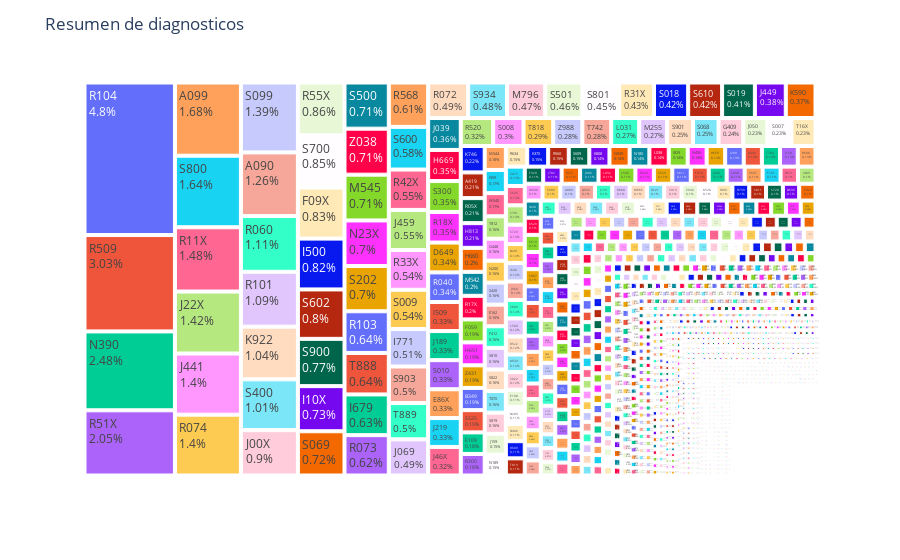

Write notebook code for a chart like this one.
### Markdown cell above
## Diagnostico

### Code cell
diagnosticos_total = (pd.concat([data['Dx Principal Cod'], 
                          data['Dx Relacionado1 Cod'], 
                          data['Dx Relacionado2 Cod '],
                          data['Dx Relacionado3 Cod']]))

diagnosticos_total = diagnosticos_total[diagnosticos_total != 'NA00']
frecuencia_diagnosticos = diagnosticos_total.value_counts()
value_counts = frecuencia_diagnosticos.reset_index()
value_counts.columns = ['Category', 'Count']

total_count = value_counts['Count'].sum()
value_counts['Percentage'] = round((value_counts['Count'] / total_count) * 100, 2)

fig = px.treemap(value_counts, path=['Category'],
                values='Count', 
                hover_data={'Category': False, 'Count': True, 'Percentage':True},
                labels={'Percentage': 'Percentage (%)'})

fig.update_traces(hovertemplate='<b># de pacientes</b>: %{customdata[1]}<br>',
                  texttemplate='%{label}<br>%{customdata[2]}%')
fig.update_layout(title='Resumen de diagnosticos')
fig.show()

### Figure 1 — Plotly figure (JSON) as saved in the notebook; plotly's stock layout.template omitted (floating-point values rounded to 4 significant figures; data arrays with more than 128 entries replaced by an {"elided": "..."} marker saying what was removed)
{"data": [{"branchvalues": "total", "customdata": {"elided": "2377x3 mixed values"}, "domain": {"x": [0, 1], "y": [0, 1]}, "hovertemplate": "<b># de pacientes</b>: %{customdata[1]}<br>", "ids": {"elided": "2377 str values"}, "labels": {"elided": "2377 str values"}, "name": "", "parents": {"elided": "2377 str values"}, "texttemplate": "%{label}<br>%{customdata[2]}%", "type": "treemap", "values": {"elided": "2377 int values"}}], "layout": {"legend": {"tracegroupgap": 0}, "margin": {"t": 60}, "title": {"text": "Resumen de diagnosticos"}}}
